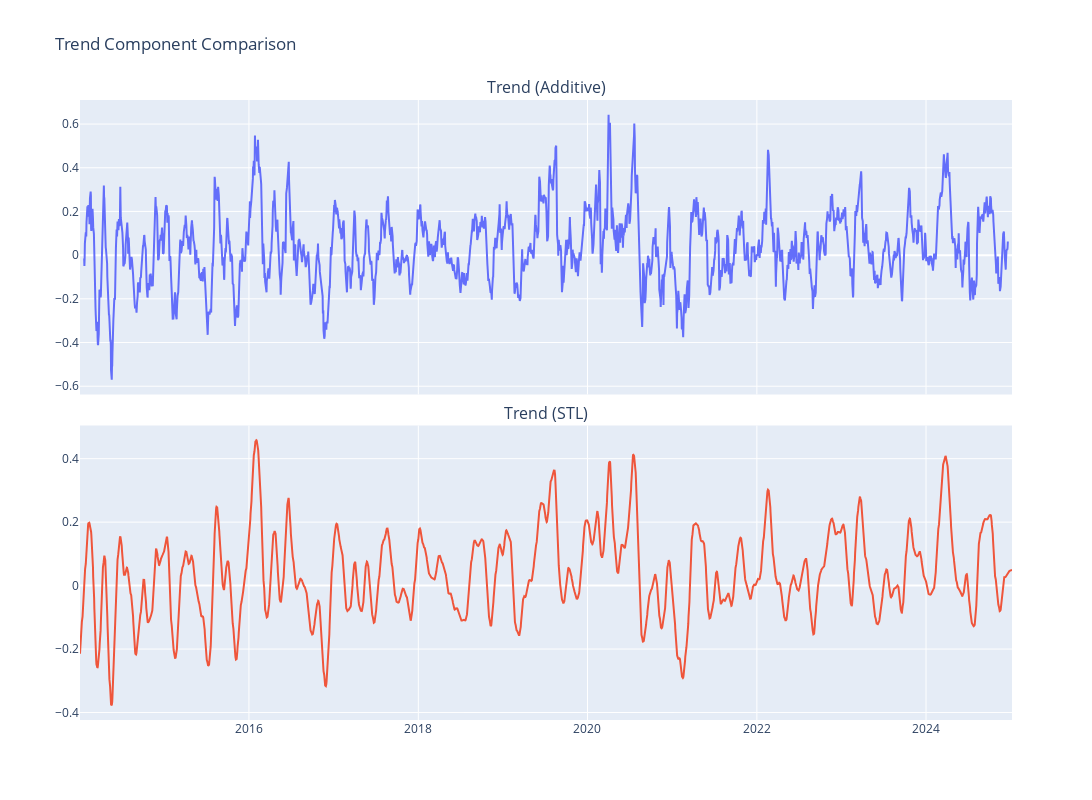
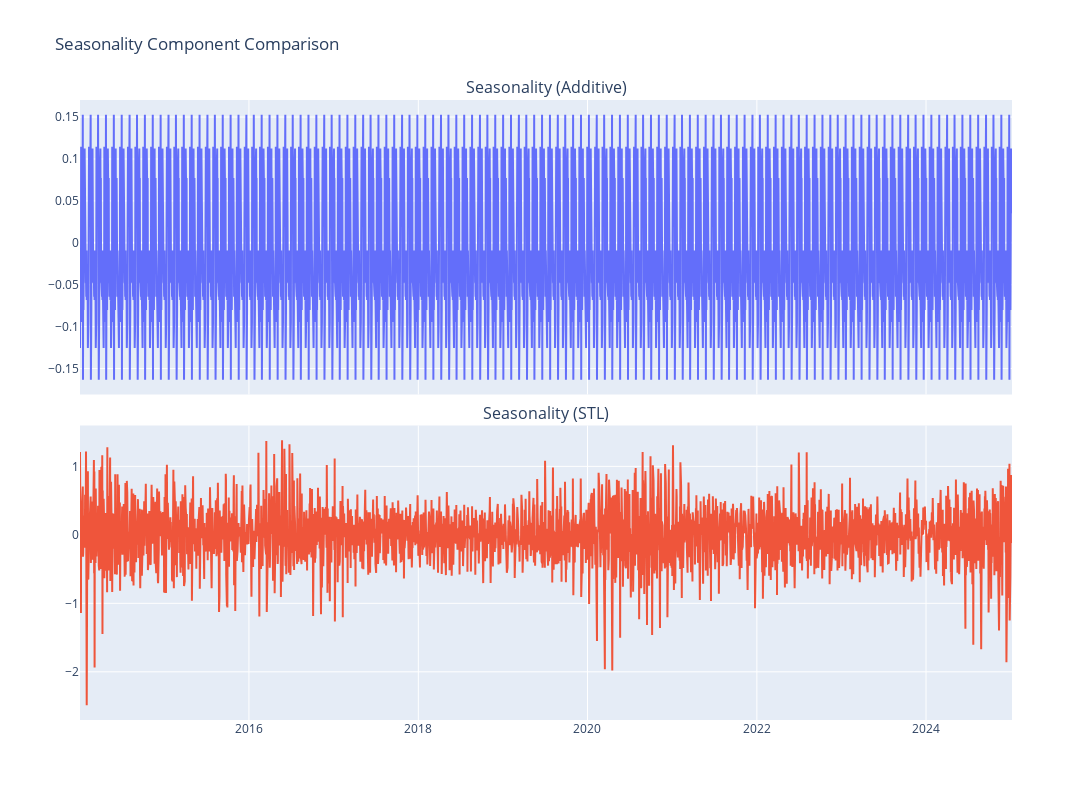

The notebook cell these images were saved under, in order:
### Code cell
height = 800
width = 1200

# ========= TREND ==========
fig_trend = make_subplots(
    rows=2, cols=1,
    shared_xaxes=True,
    subplot_titles=["Trend (Additive)", "Trend (STL)"],
    vertical_spacing=0.05
)

fig_trend.add_trace(go.Scatter(x=decomp_add.trend.index, y=decomp_add.trend, mode='lines'), row=1, col=1)
fig_trend.add_trace(go.Scatter(x=decomp_stl.trend.index, y=decomp_stl.trend, mode='lines'), row=2, col=1)

fig_trend.update_layout(
    height=height,
    width=width,
    title_text='Trend Component Comparison',
    showlegend=False
)

# ========= SEASONALITY ==========
fig_season = make_subplots(
    rows=2, cols=1,
    shared_xaxes=True,
    subplot_titles=["Seasonality (Additive)", "Seasonality (STL)"],
    vertical_spacing=0.05
)

fig_season.add_trace(go.Scatter(x=decomp_add.seasonal.index, y=decomp_add.seasonal, mode='lines'), row=1, col=1)
fig_season.add_trace(go.Scatter(x=decomp_stl.seasonal.index, y=decomp_stl.seasonal, mode='lines'), row=2, col=1)

fig_season.update_layout(
    height=height,
    width=width,
    title_text='Seasonality Component Comparison',
    showlegend=False
)

# ========= RESIDUALS ==========
fig_resid = make_subplots(
    rows=2, cols=1,
    shared_xaxes=True,
    subplot_titles=["Residuals (Additive)", "Residuals (STL)"],
    vertical_spacing=0.05
)

fig_resid.add_trace(go.Scatter(x=decomp_add.resid.index, y=decomp_add.resid, mode='lines'), row=1, col=1)
fig_resid.add_trace(go.Scatter(x=decomp_stl.resid.index, y=decomp_stl.resid, mode='lines'), row=2, col=1)

fig_resid.update_layout(
    height=height,
    width=width,
    title_text='Residual Component Comparison',
    showlegend=False
)

# ========= SHOW FIGURES ==========
fig_trend.show()
fig_season.show()
fig_resid.show()

### Figure 1 — Plotly figure (JSON) as saved in the notebook; plotly's stock layout.template omitted (floating-point values rounded to 4 significant figures; data arrays with more than 128 entries replaced by an {"elided": "..."} marker saying what was removed)
{"data": [{"mode": "lines", "type": "scatter", "x": {"elided": "2873 str values"}, "xaxis": "x", "y": {"elided": "2873 float values"}, "yaxis": "y"}, {"mode": "lines", "type": "scatter", "x": {"elided": "2873 str values"}, "xaxis": "x2", "y": {"elided": "2873 float values"}, "yaxis": "y2"}], "layout": {"annotations": [{"font": {"size": 16}, "showarrow": false, "text": "Trend (Additive)", "x": 0.5, "xanchor": "center", "xref": "paper", "y": 1, "yanchor": "bottom", "yref": "paper"}, {"font": {"size": 16}, "showarrow": false, "text": "Trend (STL)", "x": 0.5, "xanchor": "center", "xref": "paper", "y": 0.475, "yanchor": "bottom", "yref": "paper"}], "height": 800, "showlegend": false, "title": {"text": "Trend Component Comparison"}, "width": 1200, "xaxis": {"anchor": "y", "domain": [0, 1], "matches": "x2", "showticklabels": false}, "xaxis2": {"anchor": "y2", "domain": [0, 1]}, "yaxis": {"anchor": "x", "domain": [0.525, 1]}, "yaxis2": {"anchor": "x2", "domain": [0, 0.475]}}}

### Figure 2 — Plotly figure (JSON) as saved in the notebook; plotly's stock layout.template omitted (floating-point values rounded to 4 significant figures; data arrays with more than 128 entries replaced by an {"elided": "..."} marker saying what was removed)
{"data": [{"mode": "lines", "type": "scatter", "x": {"elided": "2873 str values"}, "xaxis": "x", "y": {"elided": "2873 float values"}, "yaxis": "y"}, {"mode": "lines", "type": "scatter", "x": {"elided": "2873 str values"}, "xaxis": "x2", "y": {"elided": "2873 float values"}, "yaxis": "y2"}], "layout": {"annotations": [{"font": {"size": 16}, "showarrow": false, "text": "Seasonality (Additive)", "x": 0.5, "xanchor": "center", "xref": "paper", "y": 1, "yanchor": "bottom", "yref": "paper"}, {"font": {"size": 16}, "showarrow": false, "text": "Seasonality (STL)", "x": 0.5, "xanchor": "center", "xref": "paper", "y": 0.475, "yanchor": "bottom", "yref": "paper"}], "height": 800, "showlegend": false, "title": {"text": "Seasonality Component Comparison"}, "width": 1200, "xaxis": {"anchor": "y", "domain": [0, 1], "matches": "x2", "showticklabels": false}, "xaxis2": {"anchor": "y2", "domain": [0, 1]}, "yaxis": {"anchor": "x", "domain": [0.525, 1]}, "yaxis2": {"anchor": "x2", "domain": [0, 0.475]}}}
